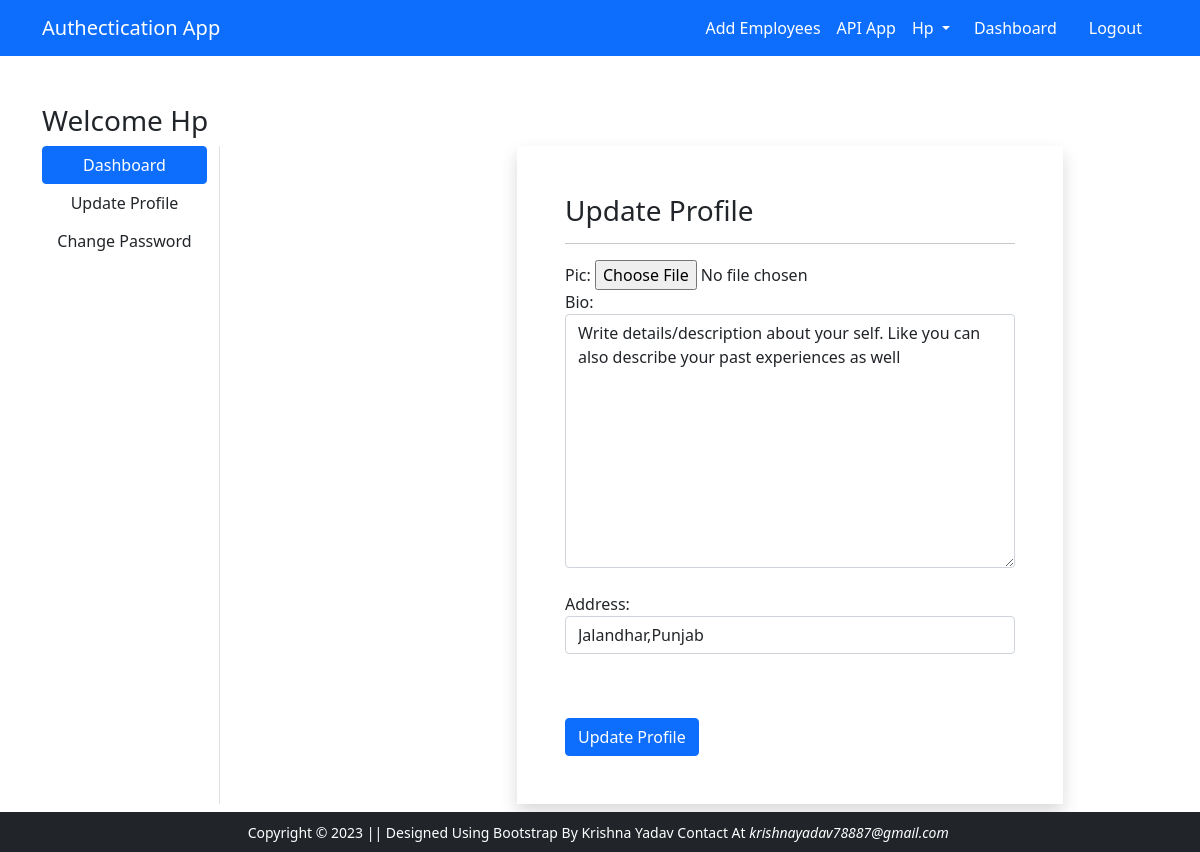
/accounts/update-profile/ (signed in), run on the app's committed database.
### employees_app/models.py (models this page shows)
class Profile(models.Model):
    user = models.OneToOneField(User, on_delete=models.CASCADE)
    bio  = models.TextField(default='Write details/description about your self. Like you can also describe your past experiences as well',   max_length=500)
    pic  = models.ImageField(upload_to='Profile/images')
    address = models.CharField(max_length=78)

### employees_app/accounts_views.py (the view, shortened to what this page needs)
# urls.py: path('update-profile/', UpdateProfileView.as_view(), name='update_profile'),
class UpdateProfileView(LoginRequiredMixin, View):
    def get(self, request):
        profile = Profile.objects.get(user__username = request.user.username)
        form  = UserProfileForm(instance=profile)
        return render(request, 'accounts/update_profile.html', {'form': form})

### employees_app/accounts_forms.py
class UserProfileForm(forms.ModelForm):
    class Meta:
        model  = Profile
        fields = ('pic', 'bio', 'address')
        widgets = {
            'bio': forms.Textarea(attrs={'class': 'form-control', 'placeholder': 'Tell abouts your self'}),
            'address': forms.TextInput(attrs={'class': 'form-control', 'placeholder': 'Your address here'})
        }

### employees_app/templates/accounts/update_profile.html (shortened to what this page needs)
{% extends 'accounts/base.html' %}
{% load static %}
{% block main-content %}
<div class="container my-5">
 <div class="row">
   <h3>Welcome {{request.user.username|capfirst}}</h3>
   <div class="col-sm-2 border-end">
    <ul class="list-unstyled">
    <li class="d-grid"><a href="{% url 'dashboard' %}" class="btn btn-primary">Dashboard</a></li>
     <li class="d-grid"><a href="{% url 'update_profile' %}" class="btn">Update Profile</a></li>
     <li class="d-grid"><a href="{% url 'change_password' %}" class="btn">Change Password</a></li>
    </ul>
   </div>
  <div class="col-sm-6 offset-sm-3">
   <form action="" method="post" novalidate class="shadow p-5" enctype='multipart/form-data'>
   <h3>Update Profile</h3>
      <hr>
    {% for field in form  %}
      {{field.label_tag}}
      {{field}}
             <br>
    {% endfor %}
    <input type="submit" class="btn btn-primary mt-4" value="Update Profile">
    <br>
   </form>
  </div>
 </div>
</div>
{% endblock main-content %}

### employees_app/templates/accounts/navbar.html (shortened to what this page needs)
<nav class="navbar navbar-expand-lg navbar-dark bg-primary">
    <div class="container">
      <a class="navbar-brand" href="{% url 'login'  %}">Authectication App</a>
      <div class="collapse navbar-collapse" id="navbarSupportedContent">
        <div>
         <ul class="navbar-nav me-auto mb-2 mb-lg-0">
          <li class="nav-item dropdown mx-2">
             {% if request.user.is_authenticated %}
             <li class="nav-item">
              <a class="nav-link text-white" aria-current="page" target='_' href="{% url 'addEmployees' %}"> Add Employees</a>
            </li>
            <li class="nav-item">
              <a class="nav-link  text-white" aria-current="page" href="">API App</a>
            </li>
            <a class="nav-link dropdown-toggle text-white" href="{%url 'dashboard'  %}" id="profileDropdown" role="button" data-bs-toggle="dropdown" aria-expanded="false">
              {{request.user.username|capfirst|default:'Guest'}}
            </a>
            <li class="nav-item mx-2">
             <a href="{% url 'dashboard'  %}" class="nav-link text-white">Dashboard</a>
            </li>
            <li class="nav-item mx-2">
             <a href="{% url 'logout' %}" class="nav-link text-white">Logout</a>
            </li>
         {% endif %}
        </div>
      </div>
    </div>
   </nav>

### data on the page
Profile: form "Write details/description about your self. Like you can also describe your past experiences as well" "Jalandhar,Punjab"

### other printed values
{{ request.user.username|capfirst|default:'Guest' }} "Hp"
{{ request.user.username|capfirst }} "Hp"
{{ field.label_tag }} "Pic:" "Bio:" "Address:"
